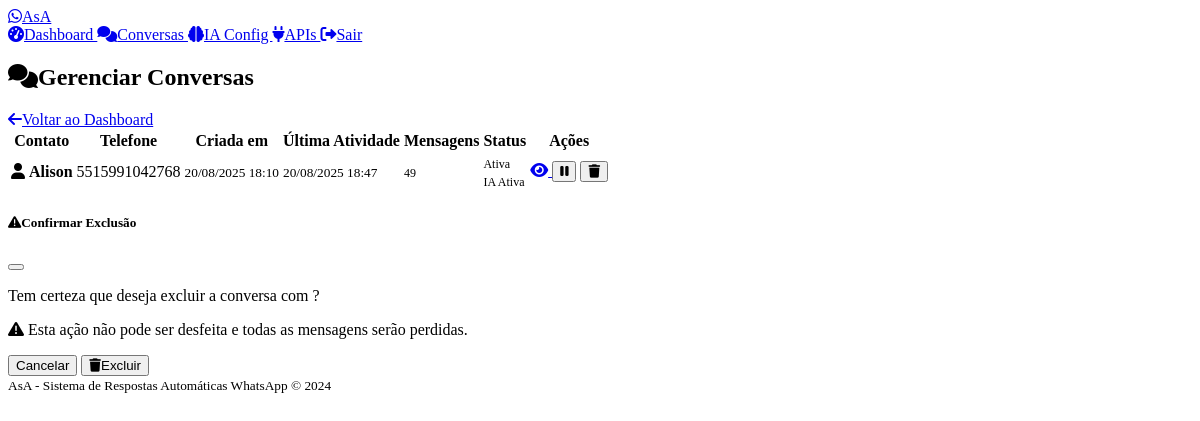
The app's page /admin/conversations (signed in), older data.
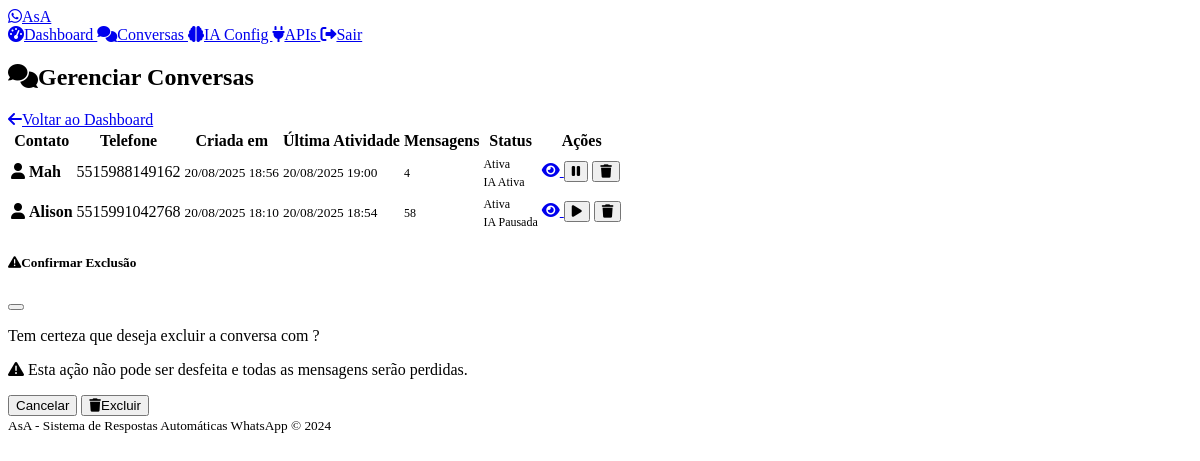
The same page, newer data.
### models.py (models this page shows)
class Conversation(db.Model):
    id = db.Column(db.Integer, primary_key=True)
    phone_number = db.Column(db.String(20), nullable=False)
    contact_name = db.Column(db.String(100))
    created_at = db.Column(db.DateTime, default=datetime.utcnow)
    updated_at = db.Column(db.DateTime, default=datetime.utcnow, onupdate=datetime.utcnow)
    is_active = db.Column(db.Boolean, default=True)
    ai_paused = db.Column(db.Boolean, default=False)  # True when human takes over
    paused_at = db.Column(db.DateTime)  # When AI was paused
    messages = db.relationship('Message', backref='conversation', lazy=True, cascade='all, delete-orphan')

### routes.py (the view)
    def decorated_function(*args, **kwargs):
        if not session.get('admin_logged_in'):
            return redirect(url_for('admin_login'))
        return f(*args, **kwargs)

### routes.py (called while the page is built)
def admin_required(f):
    def decorated_function(*args, **kwargs):
        if not session.get('admin_logged_in'):
            return redirect(url_for('admin_login'))
        return f(*args, **kwargs)
    decorated_function.__name__ = f.__name__
    return decorated_function

@app.route('/admin/conversations')
@admin_required
def admin_conversations():
    page = request.args.get('page', 1, type=int)
    conversations = Conversation.query.order_by(
        Conversation.updated_at.desc()
    ).paginate(
        page=page, per_page=20, error_out=False
    )
    return render_template('conversations.html', conversations=conversations)

@app.context_processor
def inject_admin_status():
    return {'admin_logged_in': session.get('admin_logged_in', False)}

### templates/conversations.html (shortened to what this page needs)
{% extends "base.html" %}
{% block content %}
<div class="d-flex justify-content-between align-items-center mb-4">
    <h2>
        <i class="fas fa-comments me-2"></i>Gerenciar Conversas
    </h2>
    <a href="{{ url_for('admin_dashboard') }}" class="btn btn-outline-secondary">
        <i class="fas fa-arrow-left me-2"></i>Voltar ao Dashboard
    </a>
</div>
{% if conversations.items %}
<div class="card">
    <div class="card-body">
        <div class="table-responsive">
            <table class="table table-hover">
                <thead>
                    <tr>
                        <th>Contato</th>
                        <th>Telefone</th>
                        <th>Criada em</th>
                        <th>Última Atividade</th>
                        <th>Mensagens</th>
                        <th>Status</th>
                        <th>Ações</th>
                    </tr>
                </thead>
                <tbody>
                    {% for conversation in conversations.items %}
                    <tr>
                        <td>
                            <i class="fas fa-user me-2"></i>
                            <strong>{{ conversation.contact_name or 'Sem nome' }}</strong>
                        </td>
                        <td>
                            <span class="font-monospace">{{ conversation.phone_number }}</span>
                        </td>
                        <td>
                            <small class="text-muted">
                                {{ conversation.created_at.strftime('%d/%m/%Y %H:%M') }}
                            </small>
                        </td>
                        <td>
                            <small class="text-muted">
                                {{ conversation.updated_at.strftime('%d/%m/%Y %H:%M') }}
                            </small>
                        </td>
                        <td>
                            <span class="badge bg-primary">
                                {{ conversation.messages|length }}
                            </span>
                        </td>
                        <td>
                            {% if conversation.is_active %}
                                <span class="badge bg-success">Ativa</span>
                            {% else %}
                                <span class="badge bg-secondary">Inativa</span>
                            {% endif %}
                            {% if conversation.ai_paused %}
                                <br><span class="badge bg-warning mt-1">IA Pausada</span>
                            {% else %}
                                <br><span class="badge bg-info mt-1">IA Ativa</span>
                            {% endif %}
                        </td>
                        <td>
                            <div class="btn-group" role="group">
                                <a href="{{ url_for('view_conversation', conversation_id=conversation.id) }}"
                                   class="btn btn-sm btn-outline-primary" title="Ver conversa">
                                    <i class="fas fa-eye"></i>
                                </a>
                                {% if conversation.ai_paused %}
                                    <form method="POST" action="{{ url_for('toggle_ai_for_conversation', conversation_id=conversation.id) }}"
                                          style="display: inline-block;">
                                        <button type="submit" class="btn btn-sm btn-success" title="Retomar IA">
                                            <i class="fas fa-play"></i>
                                        </button>
                                    </form>
                                {% else %}
                                    <form method="POST" action="{{ url_for('toggle_ai_for_conversation', conversation_id=conversation.id) }}"
                                          style="display: inline-block;">
                                        <button type="submit" class="btn btn-sm btn-warning" title="Pausar IA">
                                            <i class="fas fa-pause"></i>
                                        </button>
                                    </form>
                                {% endif %}
                                <button type="button" class="btn btn-sm btn-outline-danger"
                                        onclick="confirmDelete({{ conversation.id }}, '{{ conversation.contact_name or conversation.phone_number }}')"
                                        title="Excluir conversa">
                                    <i class="fas fa-trash"></i>
                                </button>
                            </div>
                        </td>
                    </tr>
                    {% endfor %}
                </tbody>
            </table>
        </div>
    </div>
</div>
{% else %}
<div class="text-center py-5">
    <i class="fas fa-comments fa-5x text-muted mb-4"></i>
    <h4>Nenhuma conversa encontrada</h4>
    <p class="text-muted">As conversas aparecerão aqui conforme os usuários interagirem com o sistema.</p>
</div>
{% endif %}
<div class="modal fade" id="deleteModal" tabindex="-1">
    <div class="modal-dialog">
        <div class="modal-content">
            <div class="modal-header">
                <h5 class="modal-title">
                    <i class="fas fa-exclamation-triangle text-warning me-2"></i>Confirmar Exclusão
                </h5>
                <button type="button" class="btn-close" data-bs-dismiss="modal"></button>
            </div>
            <div class="modal-body">
                <p>Tem certeza que deseja excluir a conversa com <strong id="contactName"></strong>?</p>
                <p class="text-danger">
                    <i class="fas fa-warning me-1"></i>
                    Esta ação não pode ser desfeita e todas as mensagens serão perdidas.
                </p>
            </div>
            <div class="modal-footer">
                <button type="button" class="btn btn-secondary" data-bs-dismiss="modal">Cancelar</button>
                <form id="deleteForm" method="POST" style="display: inline;">
                    <button type="submit" class="btn btn-danger">
                        <i class="fas fa-trash me-2"></i>Excluir
                    </button>
                </form>
            </div>
        </div>
    </div>
</div>
{% endblock %}

### templates/base.html (shortened to what this page needs)
<!DOCTYPE html>
<html lang="pt-BR" data-bs-theme="dark">
<head>
    <link href="https://cdn.replit.com/agent/bootstrap-agent-dark-theme.min.css" rel="stylesheet">
    <link rel="stylesheet" href="https://cdnjs.cloudflare.com/ajax/libs/font-awesome/6.0.0/css/all.min.css">
    <link rel="stylesheet" href="{{ url_for('static', filename='css/custom.css') }}">
</head>
<body>
    <nav class="navbar navbar-expand-lg navbar-dark bg-dark">
        <div class="container">
            <a class="navbar-brand" href="{{ url_for('index') }}">
                <i class="fab fa-whatsapp text-success me-2"></i>AsA
            </a>
            <div class="navbar-nav ms-auto">
                {% if admin_logged_in %}
                    <a class="nav-link" href="{{ url_for('admin_dashboard') }}">
                        <i class="fas fa-tachometer-alt me-1"></i>Dashboard
                    </a>
                    <a class="nav-link" href="{{ url_for('admin_conversations') }}">
                        <i class="fas fa-comments me-1"></i>Conversas
                    </a>
                    <a class="nav-link" href="{{ url_for('ai_config') }}">
                        <i class="fas fa-brain me-1"></i>IA Config
                    </a>
                    <a class="nav-link" href="{{ url_for('whatsapp_apis') }}">
                        <i class="fas fa-plug me-1"></i>APIs
                    </a>
                    <a class="nav-link" href="{{ url_for('admin_logout') }}">
                        <i class="fas fa-sign-out-alt me-1"></i>Sair
                    </a>
                {% endif %}
            </div>
        </div>
    </nav>
    <main class="container mt-4">
        {% block content %}{% endblock %}
    </main>
    <footer class="bg-dark text-center py-3 mt-5">
        <div class="container">
            <small class="text-muted">
                AsA - Sistema de Respostas Automáticas WhatsApp &copy; 2024
            </small>
        </div>
    </footer>
</body>
</html>

### static/css/custom.css (style rules this page uses)
:root { --asa-primary: #25d366; --asa-secondary: #128c7e; --asa-accent: #075e54; --asa-light: #dcf8c6; }
.badge { font-size: 0.75em; font-weight: 500; }

Row changes from the older to the newer data that the page shows:
added Conversation: contact_name "Mah", phone_number "5515988149162", created_at "20/08/2025 18:56", updated_at "20/08/2025 19:00", messages|length "4", is_active "Ativa", ai_paused "IA Ativa"
changed Conversation "Alison": updated_at "20/08/2025 18:47" → "20/08/2025 18:54"; messages|length "49" → "58"; ai_paused "IA Ativa" → "IA Pausada"
